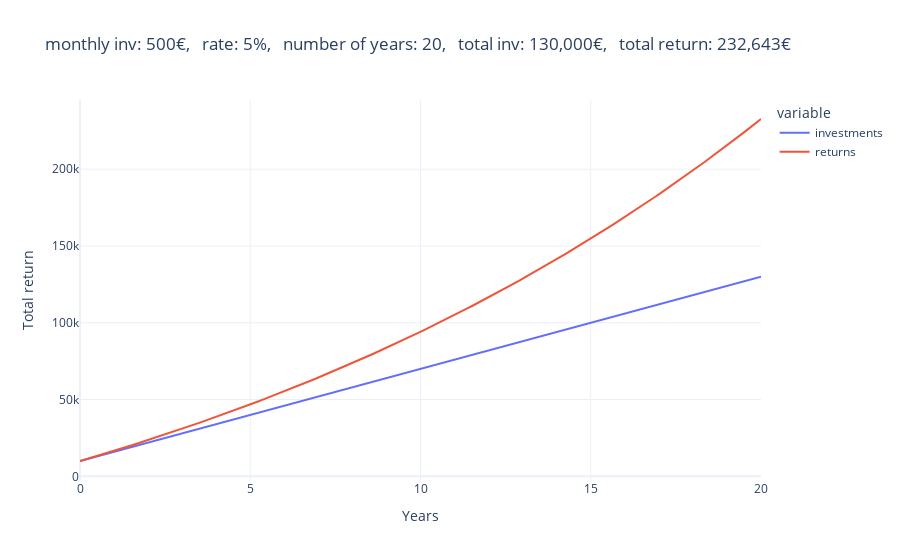

Notebook source saved alongside this figure:
### Code cell
fin.plot_investments_vs_returns()

### Figure 1 — Plotly figure (JSON) as saved in the notebook; plotly's stock layout.template omitted (floating-point values rounded to 4 significant figures; data arrays with more than 128 entries replaced by an {"elided": "..."} marker saying what was removed)
{"data": [{"hovertemplate": "variable=investments<br>n_years=%{x}<br>value=%{y}<extra></extra>", "legendgroup": "investments", "line": {"color": "#636efa", "dash": "solid"}, "marker": {"symbol": "circle"}, "mode": "lines", "name": "investments", "orientation": "v", "showlegend": true, "type": "scatter", "x": {"elided": "241 float values"}, "xaxis": "x", "y": {"elided": "241 int values"}, "yaxis": "y"}, {"hovertemplate": "variable=returns<br>n_years=%{x}<br>value=%{y}<extra></extra>", "legendgroup": "returns", "line": {"color": "#EF553B", "dash": "solid"}, "marker": {"symbol": "circle"}, "mode": "lines", "name": "returns", "orientation": "v", "showlegend": true, "type": "scatter", "x": {"elided": "241 float values"}, "xaxis": "x", "y": {"elided": "241 float values"}, "yaxis": "y"}], "layout": {"legend": {"title": {"text": "variable"}, "tracegroupgap": 0}, "title": {"text": "monthly inv: 500€,   rate: 5%,   number of years: 20,   total inv: 130,000€,   total return: 232,643€"}, "xaxis": {"anchor": "y", "domain": [0, 1], "title": {"text": "Years"}}, "yaxis": {"anchor": "x", "domain": [0, 1], "title": {"text": "Total return"}}}}
